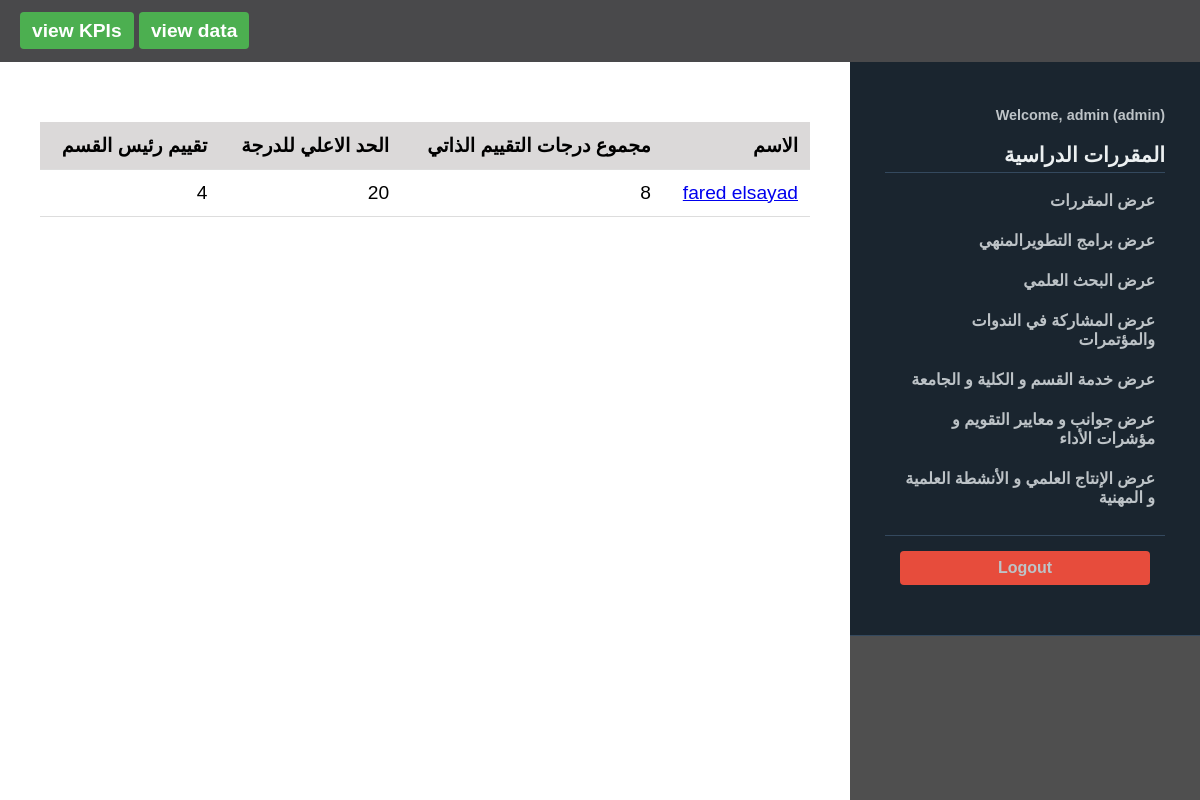
Before: /view/university_evaluation (signed in) with the older database file.
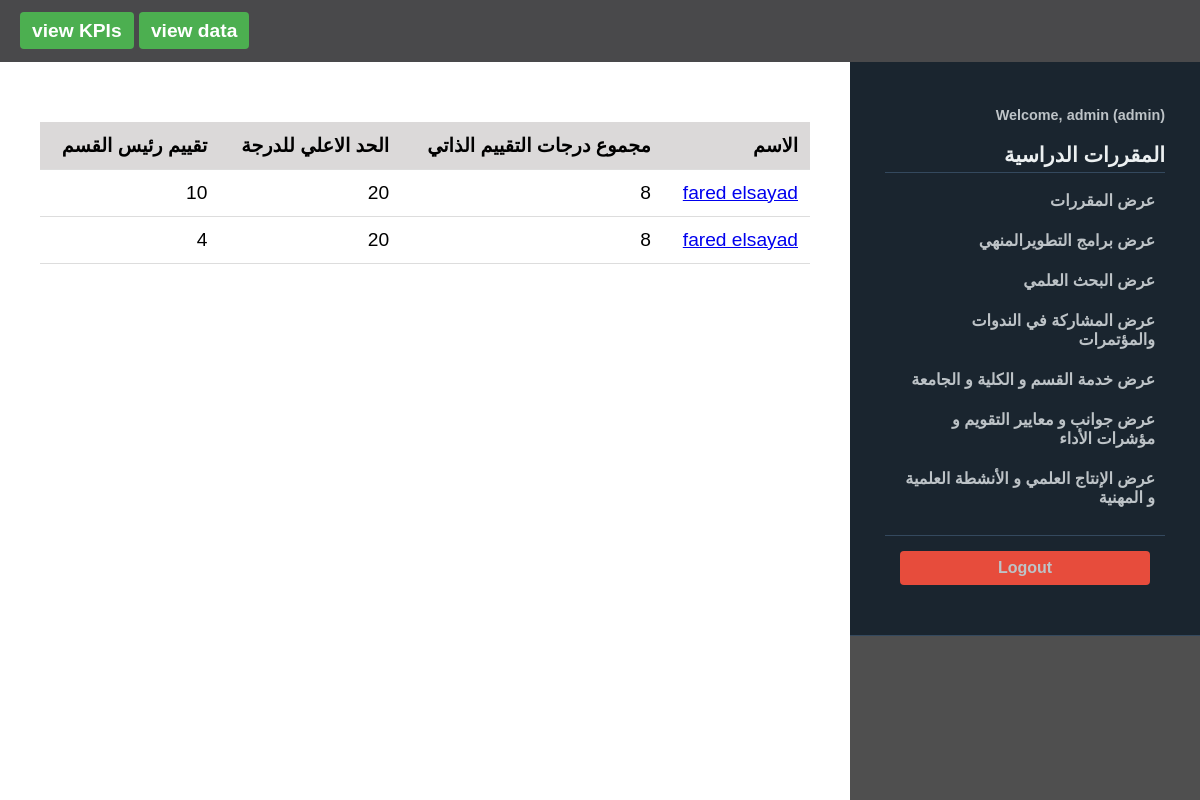
After: the same page with the newer database file.
### tables this page shows
CREATE TABLE "university_evaluation" (
	"id"	INTEGER,
	"user_id"	INTEGER NOT NULL,
	"department_load"	INTEGER,
	"workshop_develop"	INTEGER,
	"program_bank"	INTEGER,
	"medical_services"	INTEGER,
	"department_load_Evaluation"	INTEGER,
	"workshop_develop_Evaluation"	INTEGER,
	"program_bank_Evaluation"	INTEGER,
	"medical_services_Evaluation"	INTEGER,
	"aspects_sum"	INTEGER,
	"evaluation_sum"	INTEGER,
	"created_at"	TEXT DEFAULT CURRENT_TIMESTAMP,
	PRIMARY KEY("id" AUTOINCREMENT),
	FOREIGN KEY("user_id") REFERENCES "users"("id")
);

CREATE TABLE users (
            id INTEGER PRIMARY KEY AUTOINCREMENT,
            username TEXT UNIQUE NOT NULL,
            password TEXT NOT NULL,
            role TEXT NOT NULL DEFAULT 'user',
            full_name TEXT
        );

### app.py (the view)
@app.route('/view/university_evaluation')
@login_required
@admin_required
def view_university_evaluation():
    conn = get_db_connection()
    university_evaluation = conn.execute('''
        SELECT aspects_sum,evaluation_sum,user_id, users.username, users.full_name
        FROM university_evaluation
        JOIN users ON university_evaluation.user_id = users.id
        ORDER BY university_evaluation.created_at DESC
    ''').fetchall()
    conn.close()
    return render_template('view_data/view_university.html', university_evaluation=university_evaluation)

### app.py (called while the page is built)
def get_db_connection():
    conn = sqlite3.connect(DATABASE)
    conn.row_factory = sqlite3.Row
    return conn

def login_required(f):
    @wraps(f)
    def decorated_function(*args, **kwargs):
        if 'user_id' not in session:
            flash('Please log in to access this page.', 'danger')
            return redirect(url_for('login'))
        return f(*args, **kwargs)
    return decorated_function

def admin_required(f):
    @wraps(f)
    def decorated_function(*args, **kwargs):
        if 'user_id' not in session:
            flash('Please log in to access this page.', 'danger')
            return redirect(url_for('login'))
        if session.get('role') != 'admin':
            flash('You do not have permission to access this page.', 'danger')
            return redirect(url_for('index'))
        return f(*args, **kwargs)
    return decorated_function

### templates/view_data/view_university.html
{% extends "base.html" %}
{% block content %}
<div class="table-content" >
        <table>
            <thead>
                <tr>
                    <th> الاسم </th>
                    <th>مجموع درجات التقييم الذاتي </th>
                    <th>الحد الاعلي للدرجة</th>
                    <th> تقييم رئيس القسم  </th>
                </tr>
            </thead>
            <tbody>
                {% for item in university_evaluation %}
                <tr>
                    <td><a href="{{ url_for('update_university',id=item.user_id ) }}"> {{ item['full_name'] or item['username'] }}</a> </td>
                   {% if  item['department_load'] == None %}
                   <td> لم يتم التقييم</td>
                   {% else %}
                    <td>{{ item['aspects_sum'] }}</td>
                       {% endif %}
                    <td>{{ 20 }}</td>
                    {% if item['evaluation_sum'] == None %}
                   <td> لم يتم التقييم</td>
                   {% else %}
                    <td>{{ item['evaluation_sum'] }}</td>
                       {% endif %}
                </tr>
                {% endfor %}
            </tbody>
        </table>
</div>
{% endblock %}

Changed rows visible on the page:
added university_evaluation: full_name "fared elsayad", aspects_sum "8", value "20", evaluation_sum "10"
